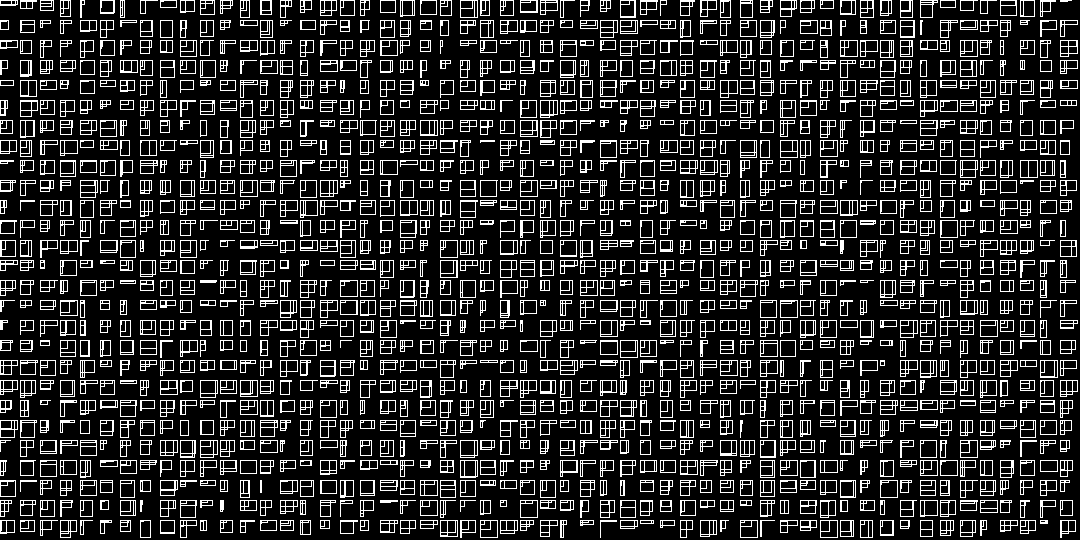
Frame 1 (no input)
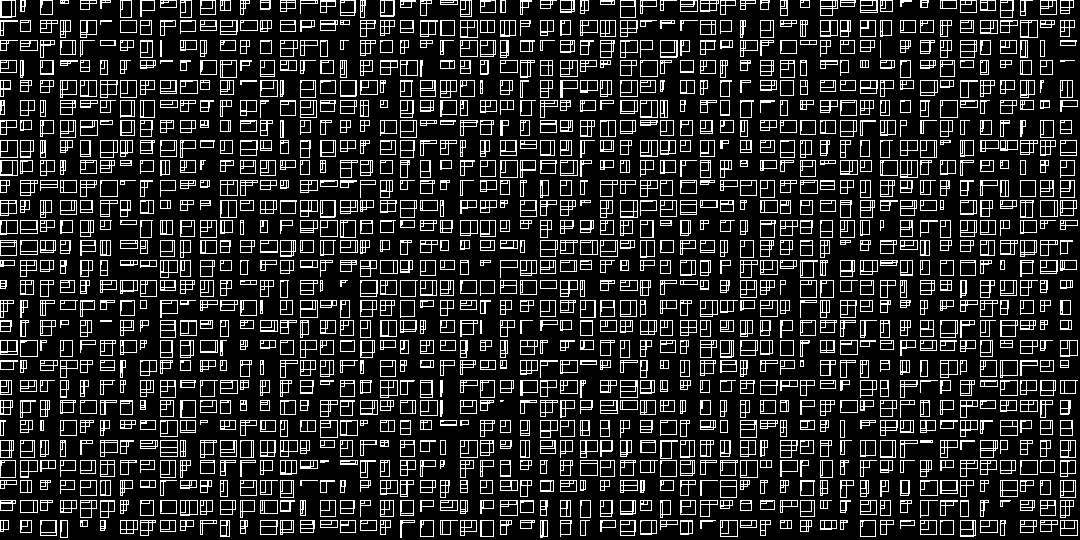
Frame 60 (the mouse pressed at the canvas centre just before this capture)
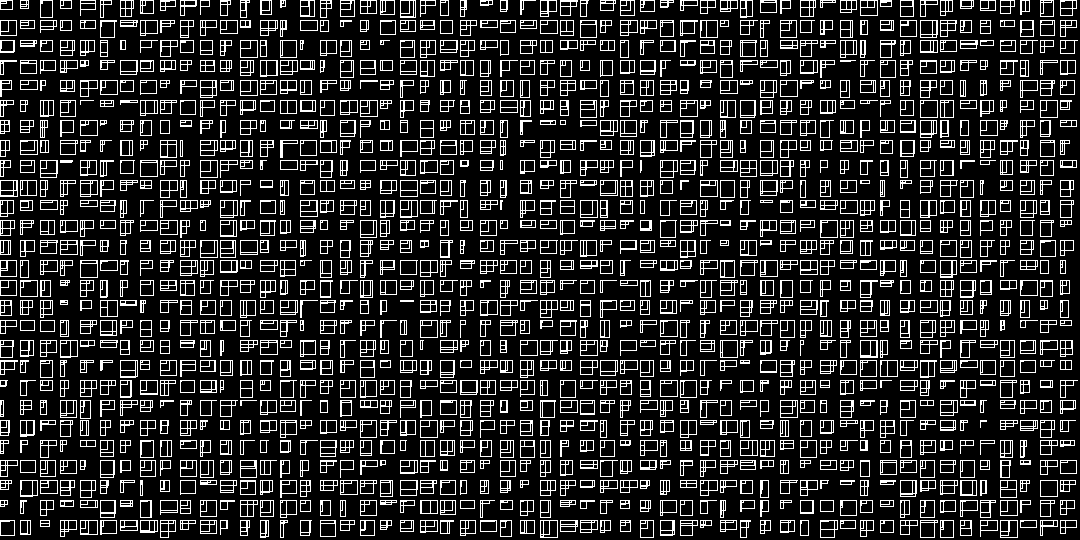
Frame 120 (the mouse held since frame 60 and released just before this capture)

The Processing sketch that drew these frames (run headless with seeded random() and noise(); from frame 60 on, the mouse is pressed at the canvas centre):

// Processing sketch: sketch_180215a
// ── sketch_180215a.pde
float size = 20;
void setup(){
  size(1080,540);
  background(0);
  stroke(255);
  noFill();
}
void draw(){
  background(0);
  
  for(int i =  0; i < width / size; i++){
    for(int j =  0; j < height / size; j++){
      for(int k =  0; k < 3; k++){       
        rect( i*size, j * size, random(size - 2), random(size - 2));
      }
    }
  } 
}
    
void keyPressed() {
  if ( key == ' ' ) {
    save( System.nanoTime() + ".png" );
  }
}
